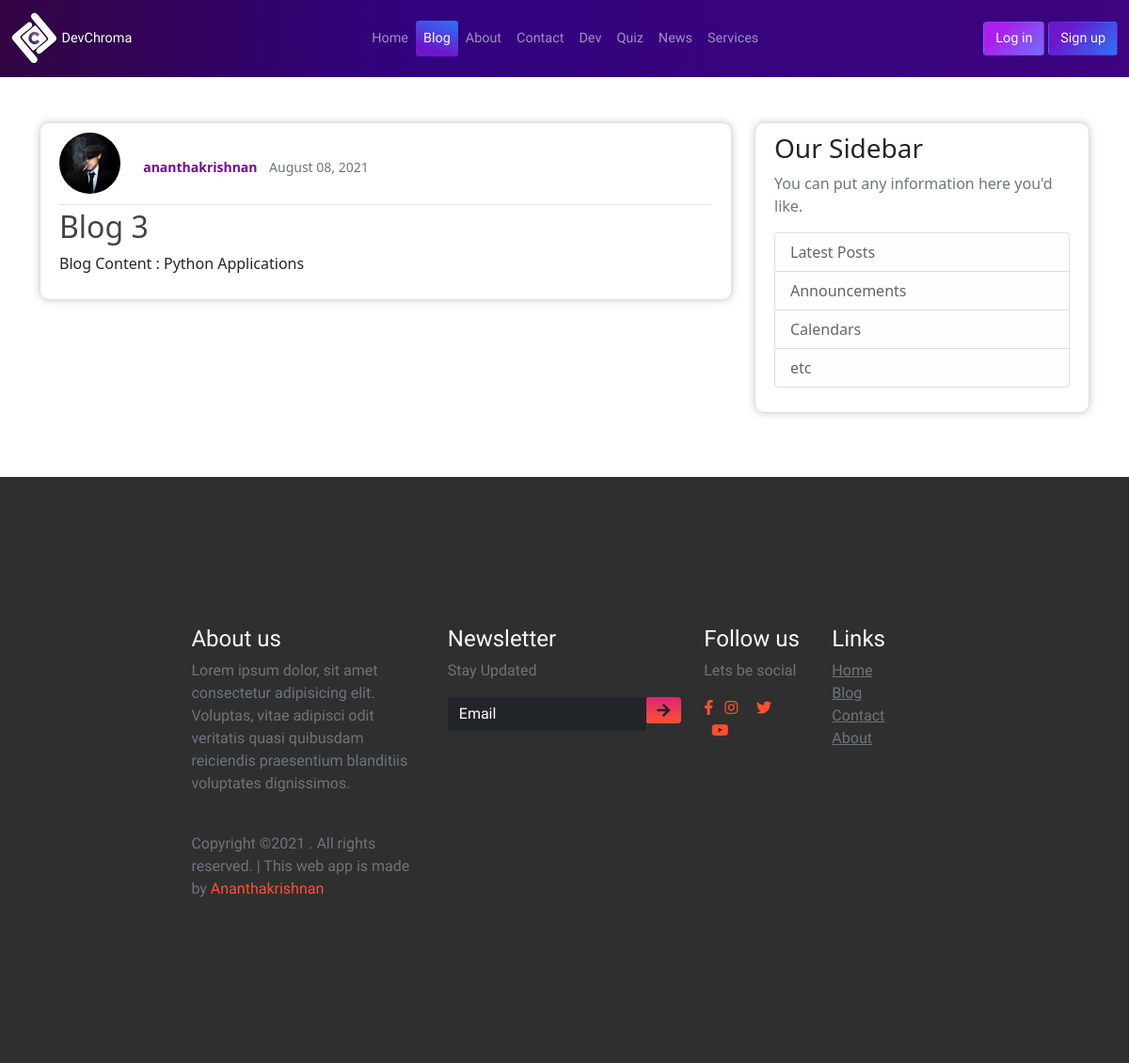
The page /blog/blog/post/3/ on the database its author committed.
### blog/models.py (models this page shows, shortened)
class Post(models.Model):
    title = models.CharField(max_length=100)
    content = models.TextField()
    date_posted = models.DateTimeField(default=timezone.now)
    author = models.ForeignKey(User , on_delete=models.CASCADE)

### app/models.py (models this page shows, shortened)
class Profile(models.Model):
    user = models.OneToOneField(User, on_delete=models.CASCADE)
    image = models.ImageField(default='default.jpg' , upload_to='profile_pics')

### blog/views.py (the view)
# urls.py: path('blog/post/<int:pk>/',PostDetailView.as_view(),name="post-detail"),
class PostDetailView(DetailView):
    model = Post

### templates/blog/post_detail.html (shortened to what this page needs)
{% extends 'base1.html' %}
{% load static %}
{% block blog %}
active   text-light  btn-sm "  style="background-color: #2876f9;
          background-image: linear-gradient(200deg, #2876f9 0%, #6d17cb 74%);"
{% endblock blog %}
{% block body %}
<br><br>
<main role="main" class="container">
  <div class="row">
    <div class="col-md-8">
       <article class="media content-section">
                <div class="media-body">
                  <div class="article-metadata">
                   <img class="rounded-circle article-img" src="{{ object.author.profile.image.url }}">
                    <a class="text1" href="{% url 'user-posts' object.author.username %}">{{ object.author }}</a> &nbsp;
                    <small class="text-muted">{{ object.date_posted|date:"F d, Y" }}</small>
                  </div>
                  <h2 class="article-title">{{ object.title }}</h2>
                  <p class="article-content">{{ object.content }}</p>
                </div>
        </article>
    </div>
    <div class="col-md-4">
      <div class="content-section">
        <h3>Our Sidebar</h3>
        <p class='text-muted'>You can put any information here you'd like.
          <ul class="list-group">
            <li class="list-group-item list-group-item-light">Latest Posts</li>
            <li class="list-group-item list-group-item-light">Announcements</li>
            <li class="list-group-item list-group-item-light">Calendars</li>
            <li class="list-group-item list-group-item-light">etc</li>
          </ul>
        </p>
      </div>
    </div>
  </div>
</main>
  <br><br>
{% endblock body %}

### static/assets/css/style.css (style rules this page uses)
:root { --Snigle-font: "Sniglet", cursive; --Rubik: "Rubik",cursive; --Patua: "Patua One", cursive; --Lobster: "Lobster", cursive; --light-black: #2e2c2caf; --bggradient: linear-gradient(to bottom, #dd2476 0%, #ff512f ); --light-gray: rgba(255,255,255,0.5); }
.content-section { background: #ffffff; padding: 10px 20px; border: 1px solid #dddddd; border-radius: 3px; margin-bottom: 20px; border-radius: 10px; box-shadow: 0px 0px 10px rgba(0, 0, 0,0.2); }
.article-title { color: #444444; text-decoration: none; }
.article-content { white-space: pre-line; }
.article-img { height: 65px; width: 65px; margin-right: 16px; }
.article-metadata { padding-bottom: 1px; margin-bottom: 4px; border-bottom: 1px solid #e3e3e3; text-decoration: none; }
.article-metadata .text1 { color: rgb(110, 13, 148); text-decoration: none; font-size: 13px; font-weight: bold; }

### rows shown on the page
Post: author.profile.image (picture), author "ananthakrishnan", date_posted "August 08, 2021", title "Blog 3", content "Blog Content : Python Applications"
